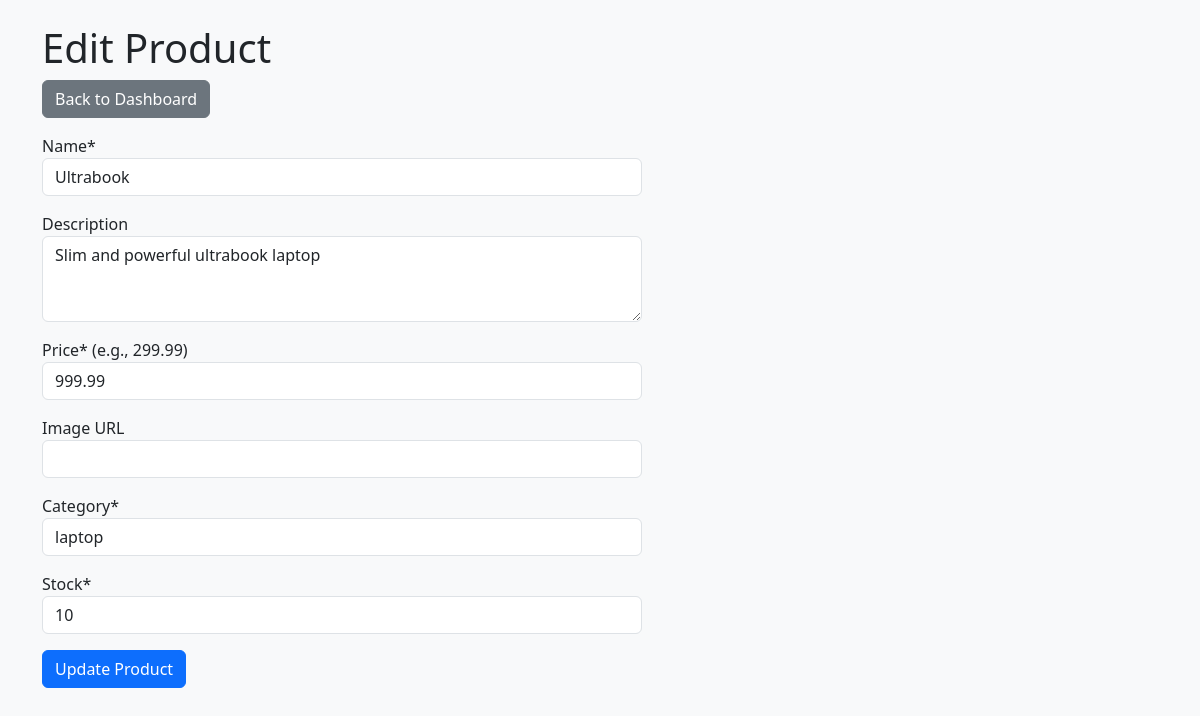
Page /admin/edit_product.php?id=7 (signed in) on the committed database.
### tables this page shows
CREATE TABLE `products` (
  `id` int(11) NOT NULL,
  `name` varchar(255) NOT NULL,
  `description` text DEFAULT NULL,
  `price` decimal(10,2) NOT NULL DEFAULT 0.00,
  `image` varchar(255) NOT NULL,
  `image_url` varchar(255) DEFAULT NULL,
  `category` varchar(100) DEFAULT NULL,
  `stock` int(11) NOT NULL DEFAULT 0
);

### admin/edit_product.php (the view, shortened to what this page needs)
<?php
require 'includes/db.php';
$product_id = (int)$_GET['id'];
$stmt = $pdo->prepare("SELECT * FROM products WHERE id = ?");
$stmt->execute([$product_id]);
$product = $stmt->fetch();
?>
<!DOCTYPE html>
<html>
<head>
    <link href="../css/style.css" rel="stylesheet">
</head>
<body class="bg-light">
<div class="container py-4">
    <h1>Edit Product</h1>
    <a href="dashboard.php" class="btn btn-secondary mb-3">Back to Dashboard</a>
    <form method="POST" style="max-width:600px;">
        <div class="mb-3">
            <label>Name*</label>
            <input type="text" name="name" required class="form-control" value="<?= htmlspecialchars($product['name']) ?>">
        </div>
        <div class="mb-3">
            <label>Description</label>
            <textarea name="description" class="form-control" rows="3"><?= htmlspecialchars($product['description']) ?></textarea>
        </div>
        <div class="mb-3">
            <label>Price* (e.g., 299.99)</label>
            <input type="number" name="price" step="0.01" min="0" required class="form-control" value="<?= $product['price'] ?>">
        </div>
        <div class="mb-3">
            <label>Image URL</label>
            <input type="text" name="image_url" class="form-control" value="<?= htmlspecialchars($product['image_url']) ?>">
        </div>
        <div class="mb-3">
            <label>Category*</label>
            <input type="text" name="category" required class="form-control" value="<?= htmlspecialchars($product['category']) ?>">
        </div>
        <div class="mb-3">
            <label>Stock*</label>
            <input type="number" name="stock" min="0" required class="form-control" value="<?= $product['stock'] ?>">
        </div>
        <button type="submit" class="btn btn-primary">Update Product</button>
    </form>
</div>
</body>
</html>

### rows in the picture
products: name "Ultrabook", description "Slim and powerful ultrabook laptop", price "999.99", category "laptop", stock "10"
